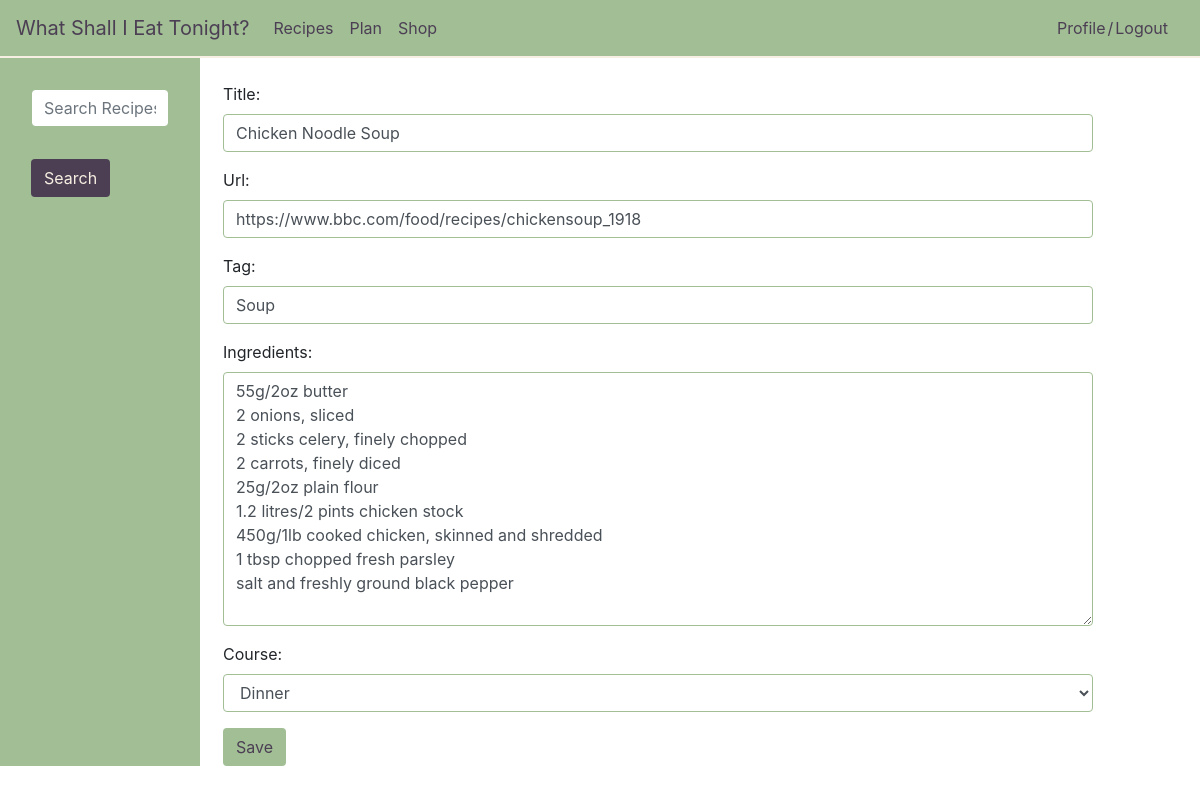
Screenshot of /recipes/recipe/1/update/ with the database file from the repository.
### recipes/models.py (models this page shows, shortened)
class Recipe(models.Model):
    user = models.ForeignKey(User, on_delete=models.CASCADE)
    title = models.CharField(max_length = 200)
    url = models.URLField(max_length=200, blank=False, default='')
    cal_date = models.DateField(null=True)
    tag = models.CharField(max_length = 100, blank=True, null=True)
    ingredients = models.TextField()
    BREAKFAST = 'Breakfast'
    BRUNCH = 'Brunch'
    LUNCH = 'Lunch'
    DINNER = 'Dinner'
    SIDES = 'Sides'
    SNACKS = 'Snacks'
    DRINKS = 'Drinks'
    COURSE_CHOICES = (
        (BREAKFAST, 'Breakfast'),
        (BRUNCH, 'Brunch'),
        (LUNCH, 'Lunch'),
        (DINNER, 'Dinner'),
        (SIDES, 'Sides'),
        (SNACKS, 'Snacks'),
        (DRINKS, 'Drinks'),
        (None, 'None')
    )
    course = models.CharField(
        max_length = 100,
        choices = COURSE_CHOICES,
        null = True,
        default = None,
    )

### recipes/views.py (the view)
# urls.py: path('recipe/<int:pk>/update/', views.UpdateRecipeView.as_view(), name='update'),
class UpdateRecipeView(generic.UpdateView):
    form_class =RecipeForm
    model = Recipe
    template_name = 'recipes/update_recipe.html'
    success_url = '/recipes/'

### recipes/forms.py
class RecipeForm(ModelForm):
    title = forms.CharField(widget=forms.TextInput(
        attrs={
            'class':'form-control',
        }
    ))
    url = forms.URLField(widget=forms.URLInput(
        attrs={
            'class':'form-control',
        }
    ))
    ingredients = forms.CharField(widget=forms.Textarea(
        attrs={
            'class':'form-control',
    }
    ))
    tag = forms.CharField(widget=forms.TextInput(
        attrs={
            'class':'form-control',
        }
    ))
    COURSE_CHOICES = (
        (None, 'none'),
        ('Breakfast', 'Breakfast'),
        ('Brunch', 'Brunch'),
        ('Lunch', 'Lunch'),
        ('Dinner', 'Dinner'),
        ('Sides', 'Sides'),
        ('Snacks', 'Snacks'),
        ('Drinks', 'Drinks'),
    )
    course = forms.CharField(label="Course",
        widget=forms.Select(choices=COURSE_CHOICES,
        attrs={
            'class':'form-control',
        }))
    class Meta:
        model = Recipe
        fields = ['title', 'url', 'tag', 'ingredients', 'course']

### recipes/templates/recipes/update_recipe.html (shortened to what this page needs)
{% extends 'recipes_base.html' %}
{% block body %}
<form method="post">
  {{ form.as_p }}
  <button type="submit" class="btn add-recipe" name="button">Save</button>
</form>
{% endblock %}

### recipes/static/recipes/main.css (style rules this page uses)
html, body { box-sizing: border-box; }
.add-recipe { background-color: #A1BE95; color: #4C3F54; }
.form-control { border-color: #A1BE95; }

### rows the page displays
Recipe: title "Chicken Noodle Soup", url "https://www.bbc.com/food/recipes/chickensoup_1918", tag "Soup", ingredients "55g/2oz butter 2 onions, sliced 2 sticks celery, finely chopped 2 carrots, finely diced 25g/2oz plain flour 1.2 litres/2 pints chicken stock 450g/1lb cooked chicken, skinned and shredded 1 tbsp chopped fresh parsley salt and freshly ground black pepper", course "Dinner"
